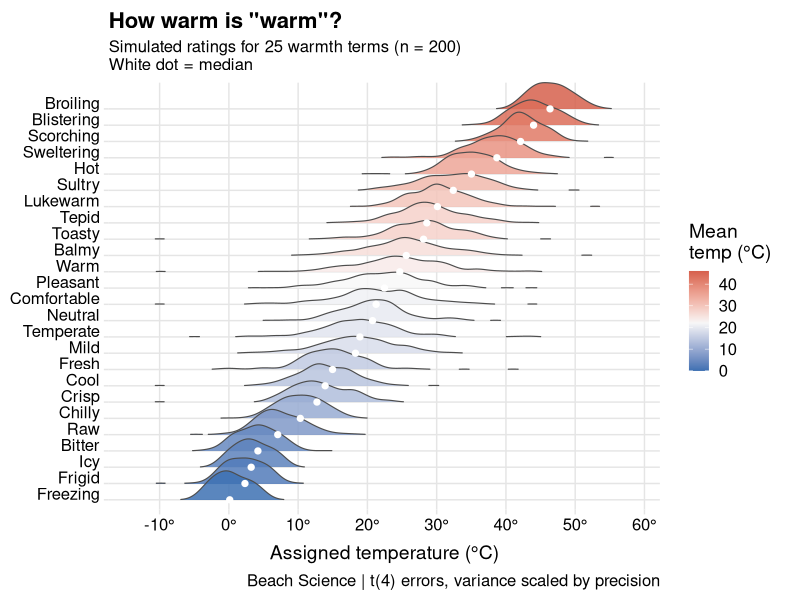
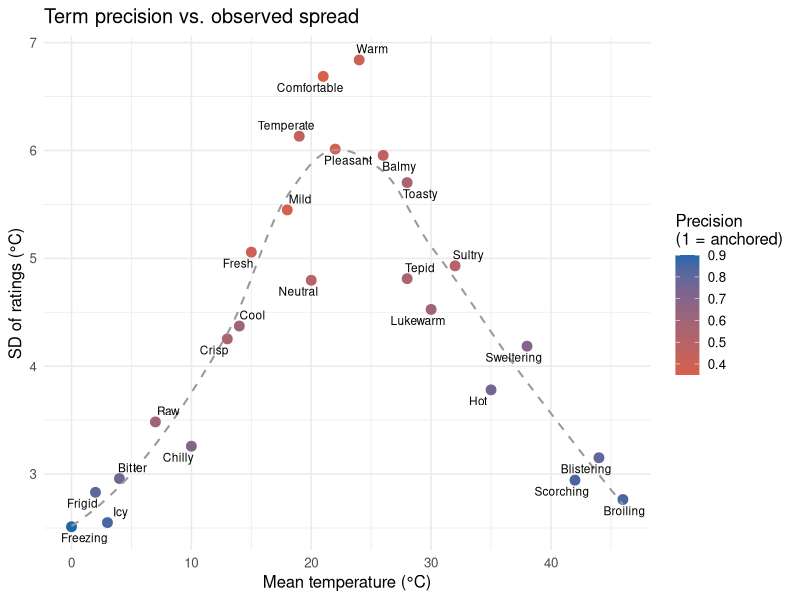
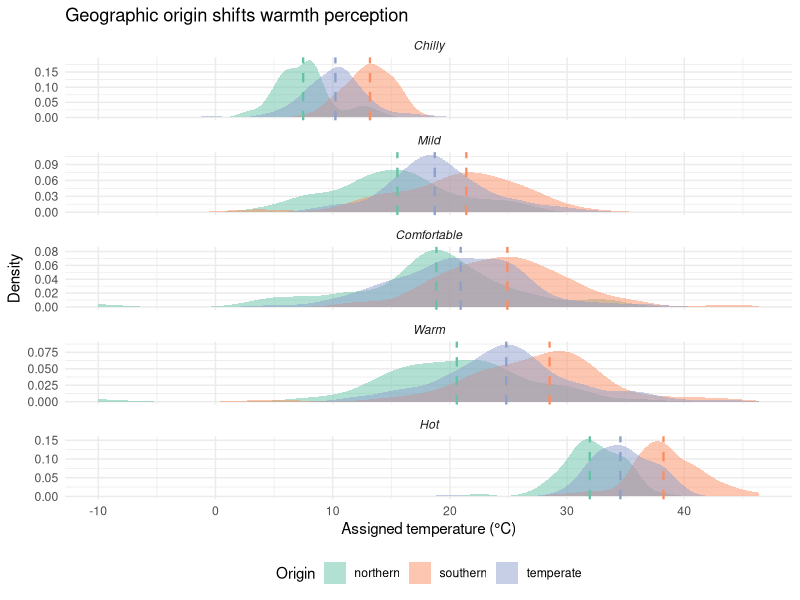

Recreate these plots in R, in order.
## ---- chunk 1
#| label: setup
library(tidyverse)
library(ggridges)
library(scales)

set.seed(1234)

terms <- tribble(
  ~term,          ~mean_temp, ~precision,
  "Freezing",      0,          0.9,
  "Frigid",        2,          0.8,
  "Icy",           3,          0.85,
  "Bitter",        4,          0.75,
  "Raw",           7,          0.6,
  "Chilly",       10,          0.7,
  "Cool",         14,          0.6,
  "Crisp",        13,          0.55,
  "Fresh",        15,          0.4,
  "Mild",         18,          0.35,
  "Temperate",    19,          0.45,
  "Comfortable",  21,          0.35,
  "Pleasant",     22,          0.35,
  "Neutral",      20,          0.5,
  "Lukewarm",     30,          0.6,
  "Tepid",        28,          0.55,
  "Warm",         24,          0.4,
  "Balmy",        26,          0.45,
  "Toasty",       28,          0.55,
  "Sultry",       32,          0.5,
  "Hot",          35,          0.75,
  "Sweltering",   38,          0.7,
  "Scorching",    42,          0.85,
  "Blistering",   44,          0.8,
  "Broiling",     46,          0.85
)
## ---- chunk 2
#| label: subjects
n_subjects <- 200

subjects <- tibble(
  id          = 1:n_subjects,
  origin      = sample(c("northern", "southern", "temperate"),
                       n_subjects, replace = TRUE, prob = c(0.3, 0.3, 0.4)),
  acclim_days = sample(0:14, n_subjects, replace = TRUE)
) |>
  mutate(
    origin_shift = case_when(
      origin == "northern" ~ rnorm(n(), -3, 1),
      origin == "southern" ~ rnorm(n(), 3, 1),
      TRUE                 ~ rnorm(n(), 0, 1)
    ),
    acclim_shift = acclim_days * 0.15
  )
## ---- chunk 3
#| label: simulate
sim_data <- crossing(subjects, terms) |>
  mutate(
    term_sd = (1 - precision) * (3 + sqrt(mean_temp) * 0.8),
    error   = rt(n(), df = 4) * term_sd,
    rating  = mean_temp + origin_shift + acclim_shift * 0.3 + error,
    rating  = pmax(-10, pmin(60, rating))
  )

term_summary <- sim_data |>
  group_by(term, mean_temp, precision) |>
  summarise(med    = median(rating),
            mn     = mean(rating),
            sd     = sd(rating),
            .groups = "drop")

sim_data <- sim_data |>
  mutate(term = fct_reorder(term, rating, .fun = median))
## ---- chunk 4
#| label: fig-ridgeline
#| fig-cap: "Simulated temperature ratings for 25 warmth terms (n = 200). White dot = median."
#| fig-width: 9
#| fig-height: 12
ggplot(sim_data, aes(x = rating, y = term, fill = mean_temp)) +
  geom_density_ridges(scale = 1.8, rel_min_height = 0.01,
                      colour = "grey30", linewidth = 0.4, alpha = 0.85) +
  geom_point(data = term_summary, aes(x = med, y = term),
             colour = "white", size = 1.8, inherit.aes = FALSE) +
  scale_fill_gradient2(low = "#2166ac", mid = "#f7f7f7", high = "#d6604d",
                       midpoint = 22, name = "Mean\ntemp (°C)") +
  scale_x_continuous(breaks = seq(-10, 60, 10),
                     labels = function(x) paste0(x, "°")) +
  labs(title = 'How warm is "warm"?',
       subtitle = "Simulated ratings for 25 warmth terms (n = 200)\nWhite dot = median",
       x = "Assigned temperature (°C)", y = NULL,
       caption = "Beach Science | t(4) errors, variance scaled by precision") +
  theme_ridges(grid = TRUE, center_axis_labels = TRUE) +
  theme(plot.title = element_text(face = "bold", size = 16))
## ---- chunk 5
#| label: fig-precision
#| fig-cap: "Observed SD of ratings vs. mean temperature, coloured by assigned precision."
#| fig-width: 8
#| fig-height: 6
ggplot(term_summary, aes(x = mean_temp, y = sd)) +
  geom_point(aes(colour = precision), size = 3) +
  geom_smooth(method = "loess", se = FALSE, colour = "grey60",
              linewidth = 0.7, linetype = "dashed") +
  ggrepel::geom_text_repel(aes(label = term), size = 3, max.overlaps = 20) +
  scale_colour_gradient(low = "#d6604d", high = "#2166ac",
                        name = "Precision\n(1 = anchored)") +
  labs(title = "Term precision vs. observed spread",
       x = "Mean temperature (°C)", y = "SD of ratings (°C)") +
  theme_minimal(base_size = 12)
## ---- chunk 6
#| label: fig-origin
#| fig-cap: "Density of ratings for five contested terms, split by geographic origin. Dashed lines = group medians."
#| fig-width: 6
#| fig-height: 10
origin_summary <- sim_data |>
  filter(term %in% c("Mild", "Warm", "Comfortable", "Chilly", "Hot")) |>
  group_by(term, origin) |>
  summarise(med = median(rating), .groups = "drop")

sim_data |>
  filter(term %in% c("Mild", "Warm", "Comfortable", "Chilly", "Hot")) |>
  ggplot(aes(x = rating, fill = origin)) +
  geom_density(alpha = 0.5, colour = NA) +
  geom_vline(data = origin_summary, aes(xintercept = med, colour = origin),
             linewidth = 0.8, linetype = "dashed") +
  facet_wrap(~term, ncol = 1, scales = "free_y") +
  scale_fill_brewer(palette = "Set2", name = "Origin") +
  scale_colour_brewer(palette = "Set2", guide = "none") +
  labs(title = "Geographic origin shifts warmth perception",
       x = "Assigned temperature (°C)", y = "Density") +
  theme_minimal(base_size = 11) +
  theme(strip.text = element_text(face = "italic"), legend.position = "bottom")
